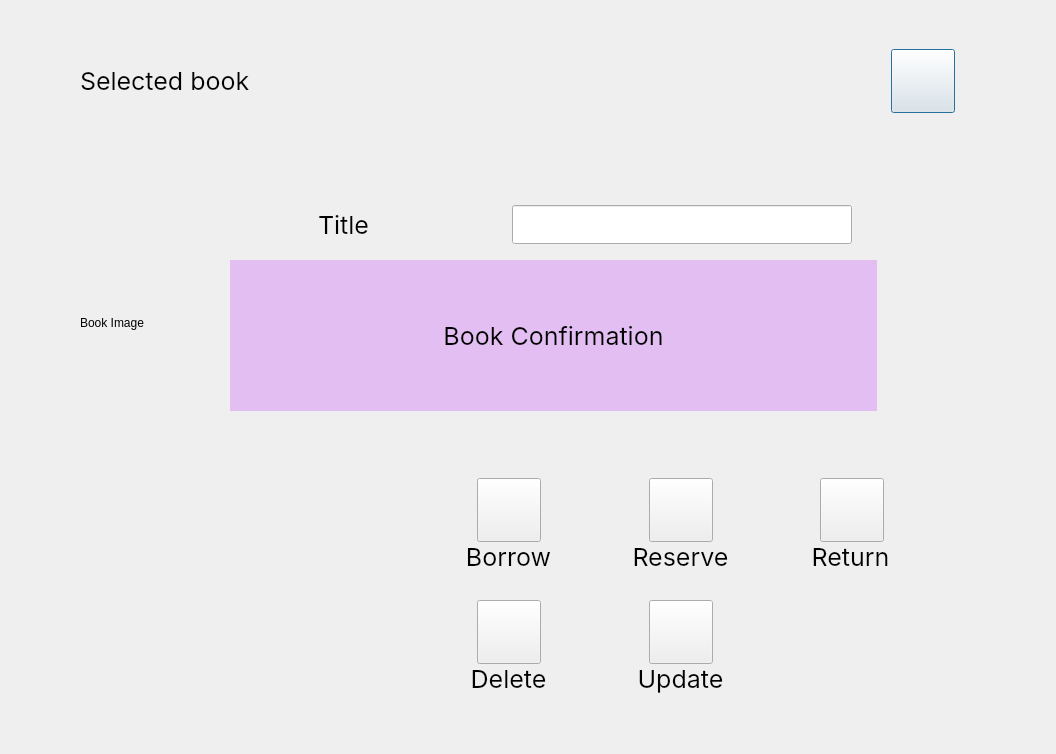
<?xml version="1.0" encoding="UTF-8"?>
<ui version="4.0">
 <class>BookDetails</class>
 <widget class="QDialog" name="BookDetails">
  <property name="geometry">
   <rect>
    <x>0</x>
    <y>0</y>
    <width>1056</width>
    <height>754</height>
   </rect>
  </property>
  <property name="windowTitle">
   <string>Dialog</string>
  </property>
  <widget class="QLabel" name="label">
   <property name="geometry">
    <rect>
     <x>80</x>
     <y>64</y>
     <width>415</width>
     <height>34</height>
    </rect>
   </property>
   <property name="font">
    <font>
     <family>Inter</family>
     <pointsize>19</pointsize>
    </font>
   </property>
   <property name="text">
    <string>Selected book</string>
   </property>
  </widget>
  <widget class="QPushButton" name="quitButton">
   <property name="geometry">
    <rect>
     <x>891</x>
     <y>49</y>
     <width>64</width>
     <height>64</height>
    </rect>
   </property>
   <property name="text">
    <string/>
   </property>
   <property name="icon">
    <iconset resource="resources.qrc">
     <normaloff>:/images/images/icons8-return-64.png</normaloff>
     <normalon>:/images/images/icons8-return-64.png</normalon>:/images/images/icons8-return-64.png</iconset>
   </property>
   <property name="iconSize">
    <size>
     <width>64</width>
     <height>64</height>
    </size>
   </property>
  </widget>
  <widget class="QLabel" name="bookImage">
   <property name="geometry">
    <rect>
     <x>80</x>
     <y>189</y>
     <width>208</width>
     <height>268</height>
    </rect>
   </property>
   <property name="text">
    <string>Book Image</string>
   </property>
  </widget>
  <widget class="QLineEdit" name="titleEdit">
   <property name="geometry">
    <rect>
     <x>512</x>
     <y>205</y>
     <width>340</width>
     <height>39</height>
    </rect>
   </property>
   <property name="sizePolicy">
    <sizepolicy hsizetype="Ignored" vsizetype="Fixed">
     <horstretch>0</horstretch>
     <verstretch>0</verstretch>
    </sizepolicy>
   </property>
   <property name="font">
    <font>
     <family>Inter</family>
     <pointsize>19</pointsize>
    </font>
   </property>
   <property name="focusPolicy">
    <enum>Qt::StrongFocus</enum>
   </property>
   <property name="text">
    <string/>
   </property>
   <property name="cursorPosition">
    <number>0</number>
   </property>
   <property name="alignment">
    <set>Qt::AlignLeading|Qt::AlignLeft|Qt::AlignVCenter</set>
   </property>
  </widget>
  <widget class="QLineEdit" name="authorEdit">
   <property name="geometry">
    <rect>
     <x>512</x>
     <y>273</y>
     <width>340</width>
     <height>39</height>
    </rect>
   </property>
   <property name="font">
    <font>
     <family>Inter</family>
     <pointsize>19</pointsize>
    </font>
   </property>
  </widget>
  <widget class="QDateEdit" name="dateEdit">
   <property name="geometry">
    <rect>
     <x>512</x>
     <y>344</y>
     <width>340</width>
     <height>39</height>
    </rect>
   </property>
   <property name="font">
    <font>
     <family>Inter</family>
     <pointsize>19</pointsize>
    </font>
   </property>
  </widget>
  <widget class="QLabel" name="titleLabel">
   <property name="geometry">
    <rect>
     <x>318</x>
     <y>210</y>
     <width>194</width>
     <height>29</height>
    </rect>
   </property>
   <property name="font">
    <font>
     <family>Inter</family>
     <pointsize>19</pointsize>
    </font>
   </property>
   <property name="text">
    <string>Title</string>
   </property>
  </widget>
  <widget class="QLabel" name="authorLabel">
   <property name="geometry">
    <rect>
     <x>318</x>
     <y>279</y>
     <width>194</width>
     <height>29</height>
    </rect>
   </property>
   <property name="font">
    <font>
     <family>Inter</family>
     <pointsize>19</pointsize>
    </font>
   </property>
   <property name="text">
    <string>Author</string>
   </property>
  </widget>
  <widget class="QLabel" name="availableLabel">
   <property name="geometry">
    <rect>
     <x>318</x>
     <y>350</y>
     <width>194</width>
     <height>29</height>
    </rect>
   </property>
   <property name="font">
    <font>
     <family>Inter</family>
     <pointsize>19</pointsize>
    </font>
   </property>
   <property name="text">
    <string>Available on</string>
   </property>
  </widget>
  <widget class="QPushButton" name="borrowBookButton">
   <property name="geometry">
    <rect>
     <x>477</x>
     <y>478</y>
     <width>64</width>
     <height>64</height>
    </rect>
   </property>
   <property name="text">
    <string/>
   </property>
   <property name="icon">
    <iconset resource="resources.qrc">
     <normaloff>:/images/images/icons8-borrow-book-64.png</normaloff>:/images/images/icons8-borrow-book-64.png</iconset>
   </property>
   <property name="iconSize">
    <size>
     <width>64</width>
     <height>64</height>
    </size>
   </property>
  </widget>
  <widget class="QLabel" name="borrowBookLabel">
   <property name="geometry">
    <rect>
     <x>448</x>
     <y>542</y>
     <width>121</width>
     <height>29</height>
    </rect>
   </property>
   <property name="font">
    <font>
     <family>Inter</family>
     <pointsize>19</pointsize>
    </font>
   </property>
   <property name="text">
    <string>Borrow</string>
   </property>
   <property name="alignment">
    <set>Qt::AlignCenter</set>
   </property>
  </widget>
  <widget class="QPushButton" name="reserveBookButton">
   <property name="geometry">
    <rect>
     <x>649</x>
     <y>478</y>
     <width>64</width>
     <height>64</height>
    </rect>
   </property>
   <property name="text">
    <string/>
   </property>
   <property name="icon">
    <iconset resource="resources.qrc">
     <normaloff>:/images/images/icons8-ok-64.png</normaloff>:/images/images/icons8-ok-64.png</iconset>
   </property>
   <property name="iconSize">
    <size>
     <width>64</width>
     <height>64</height>
    </size>
   </property>
  </widget>
  <widget class="QLabel" name="reserveBookLabel">
   <property name="geometry">
    <rect>
     <x>620</x>
     <y>542</y>
     <width>121</width>
     <height>29</height>
    </rect>
   </property>
   <property name="font">
    <font>
     <family>Inter</family>
     <pointsize>19</pointsize>
    </font>
   </property>
   <property name="text">
    <string>Reserve</string>
   </property>
   <property name="alignment">
    <set>Qt::AlignCenter</set>
   </property>
  </widget>
  <widget class="QPushButton" name="returnBookButton">
   <property name="geometry">
    <rect>
     <x>820</x>
     <y>478</y>
     <width>64</width>
     <height>64</height>
    </rect>
   </property>
   <property name="text">
    <string/>
   </property>
   <property name="icon">
    <iconset resource="resources.qrc">
     <normaloff>:/images/images/icons8-edit-file-64.png</normaloff>:/images/images/icons8-edit-file-64.png</iconset>
   </property>
   <property name="iconSize">
    <size>
     <width>64</width>
     <height>64</height>
    </size>
   </property>
  </widget>
  <widget class="QLabel" name="returnBookLabel">
   <property name="geometry">
    <rect>
     <x>790</x>
     <y>542</y>
     <width>121</width>
     <height>29</height>
    </rect>
   </property>
   <property name="font">
    <font>
     <family>Inter</family>
     <pointsize>19</pointsize>
    </font>
   </property>
   <property name="text">
    <string>Return</string>
   </property>
   <property name="alignment">
    <set>Qt::AlignCenter</set>
   </property>
  </widget>
  <widget class="QLabel" name="confirmLabel">
   <property name="geometry">
    <rect>
     <x>230</x>
     <y>260</y>
     <width>647</width>
     <height>151</height>
    </rect>
   </property>
   <property name="font">
    <font>
     <family>Inter</family>
     <pointsize>19</pointsize>
    </font>
   </property>
   <property name="autoFillBackground">
    <bool>false</bool>
   </property>
   <property name="styleSheet">
    <string notr="true">background-color: rgb(226, 190, 243)</string>
   </property>
   <property name="text">
    <string>Book Confirmation</string>
   </property>
   <property name="alignment">
    <set>Qt::AlignCenter</set>
   </property>
   <property name="textInteractionFlags">
    <set>Qt::NoTextInteraction</set>
   </property>
  </widget>
  <widget class="QLabel" name="updateBookLabel">
   <property name="geometry">
    <rect>
     <x>620</x>
     <y>664</y>
     <width>121</width>
     <height>29</height>
    </rect>
   </property>
   <property name="font">
    <font>
     <family>Inter</family>
     <pointsize>19</pointsize>
    </font>
   </property>
   <property name="text">
    <string>Update</string>
   </property>
   <property name="alignment">
    <set>Qt::AlignCenter</set>
   </property>
  </widget>
  <widget class="QPushButton" name="updateBookButton">
   <property name="geometry">
    <rect>
     <x>649</x>
     <y>600</y>
     <width>64</width>
     <height>64</height>
    </rect>
   </property>
   <property name="text">
    <string/>
   </property>
   <property name="icon">
    <iconset resource="resources.qrc">
     <normaloff>:/images/images/icons8-edit-file-64.png</normaloff>:/images/images/icons8-edit-file-64.png</iconset>
   </property>
   <property name="iconSize">
    <size>
     <width>64</width>
     <height>64</height>
    </size>
   </property>
  </widget>
  <widget class="QPushButton" name="deleteBookButton">
   <property name="geometry">
    <rect>
     <x>477</x>
     <y>600</y>
     <width>64</width>
     <height>64</height>
    </rect>
   </property>
   <property name="text">
    <string/>
   </property>
   <property name="icon">
    <iconset resource="resources.qrc">
     <normaloff>:/images/images/icons8-edit-file-64.png</normaloff>:/images/images/icons8-edit-file-64.png</iconset>
   </property>
   <property name="iconSize">
    <size>
     <width>64</width>
     <height>64</height>
    </size>
   </property>
  </widget>
  <widget class="QLabel" name="deleteBookLabel">
   <property name="geometry">
    <rect>
     <x>448</x>
     <y>664</y>
     <width>121</width>
     <height>29</height>
    </rect>
   </property>
   <property name="font">
    <font>
     <family>Inter</family>
     <pointsize>19</pointsize>
    </font>
   </property>
   <property name="text">
    <string>Delete</string>
   </property>
   <property name="alignment">
    <set>Qt::AlignCenter</set>
   </property>
  </widget>
 </widget>
 <tabstops>
  <tabstop>titleEdit</tabstop>
  <tabstop>authorEdit</tabstop>
  <tabstop>dateEdit</tabstop>
  <tabstop>borrowBookButton</tabstop>
  <tabstop>reserveBookButton</tabstop>
  <tabstop>returnBookButton</tabstop>
  <tabstop>deleteBookButton</tabstop>
  <tabstop>updateBookButton</tabstop>
  <tabstop>quitButton</tabstop>
 </tabstops>
 <resources>
  <include location="resources.qrc"/>
 </resources>
 <connections/>
</ui>
